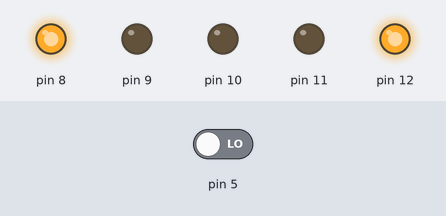
Recording of a sketch running on a simulated Arduino Uno, built with avr-gcc and run on an emulated ATmega328P. On the bench: output pins drawn as LEDs (lit = HIGH). The inputs (shaded band) are chosen by the test bench; at power-on: pin 5 LOW. What the sketch prints to the serial monitor is not drawn.

Above: at 1.2 s.
1.3 s: pin 5 driven HIGH
At 9.5 s:
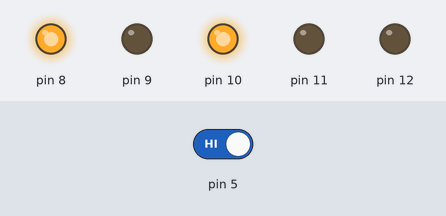
At 12.2 s:
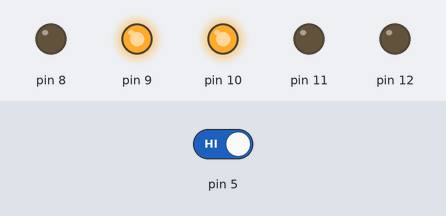
Timing chart, 0 to 46.8 s (numbered marks = the images above; inputs shaded):
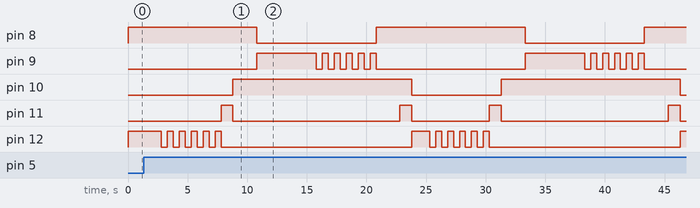

The sketch:

Ampel_mit_Taster.ino
```cpp
void setup() {
  // put your setup code here, to run once:
  Serial.begin(9600);
  pinMode(5, INPUT);
  pinMode(10, OUTPUT);
  pinMode(11, OUTPUT);
  pinMode(12, OUTPUT);
  pinMode(8, OUTPUT);
  pinMode(9, OUTPUT);

  digitalWrite(8, HIGH);
  digitalWrite(12, HIGH);
}

bool schalter = false;

void loop() {
  // put your main code here, to run repeatedly:
  schalter = digitalRead(5);
  Serial.println(5);

  if (schalter == true)
  {
    delay(500);
    for (int i = 0; i < 6; i++)
    {
      delay(500);
      digitalWrite(12, HIGH);
      delay(500);
      digitalWrite(12, LOW);
    }
    digitalWrite(11, HIGH);
    delay(1000);
    digitalWrite(12, LOW);
    digitalWrite(11, LOW);
    digitalWrite(10, HIGH);
    delay(2000);
    digitalWrite(8, LOW);
    digitalWrite(9, HIGH);
    delay(4000);
    for (int i = 0; i < 6; i++)
    {
      delay(500);
      digitalWrite(9, HIGH);
      delay(500);
      digitalWrite(9, LOW);
    }
    digitalWrite(8, HIGH);
    digitalWrite(9, LOW);
    delay(2000);
    digitalWrite(11, HIGH);
    delay(1000);
    digitalWrite(10, LOW);
    digitalWrite(11, LOW);
    digitalWrite(12, HIGH);
  }
}
```

Measured:
- after the input at 1.3 s, pin 8: alternates HIGH for 12.5 s and LOW for 10.0 s, starting after 9.5 s; pin 9: goes HIGH 5.0 s, 5 × (LOW 0.50 s, HIGH 0.50 s), LOW 12.5 s, HIGH 5.0 s, 5 × (LOW 0.50 s, HIGH 0.50 s), then LOW, starting after 9.5 s
